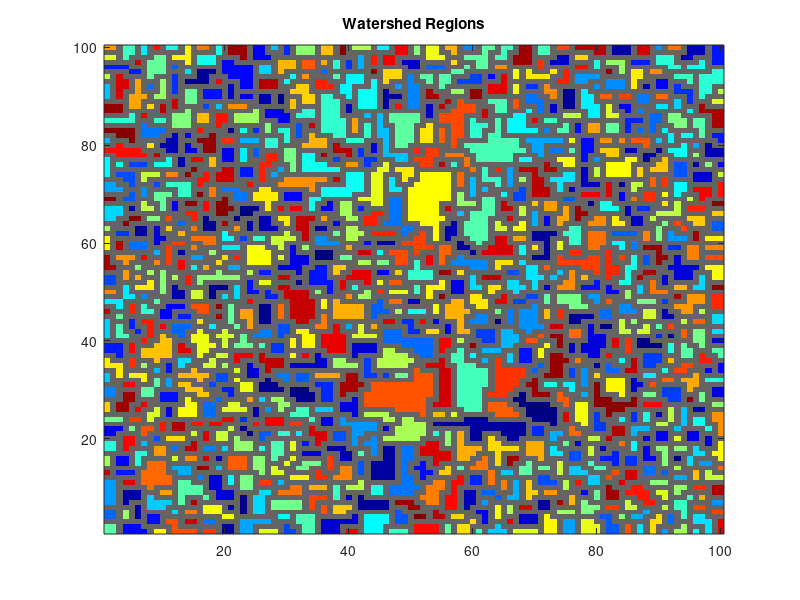

The MATLAB script that drew this image:
function Ldata = runWatershed(data, conn, bl_thresh, f_verb, verb_pref, f_disp)
% determines peak regions using matlab watershed function.
%
% INPUTS:
%   data   -- 2D matrix of image data. defaults to peaks(100).
%   conn   -- pixel connection to be used by watershed. default 8. 
%   bl_thresh  -- power threshold used to cut off low power data to speed
%                 up computation. Default = [];
%   f_verb -- flag indicator whether to output text statements of progress.
%             0 - no output. 1 - output current function level.
%             defaults to 0. 
%   verb_pref -- prefix string for verbose output. defaults to ''.
%   f_disp -- flag indicator whether to plot. 
%             defaults to false, unless using default data.
% OUTPUTS:
%   Ldata: labeled region data
%
%   Copyright 2022 Prerau Lab - http://www.sleepEEG.org
%   This work is licensed under a Creative Commons Attribution-NonCommercial-ShareAlike 4.0 International License.
%   (http://creativecommons.org/licenses/by-nc-sa/4.0/)
%      
%   Please provide the following citation for all use:
%       Patrick A Stokes, Preetish Rath, Thomas Possidente, Mingjian He, Shaun Purcell, Dara S Manoach, 
%       Robert Stickgold, Michael J Prerau, Transient Oscillation Dynamics During Sleep Provide a Robust Basis 
%       for Electroencephalographic Phenotyping and Biomarker Identification, 
%       Sleep, 2022;, zsac223, https://doi.org/10.1093/sleep/zsac223
%
%**********************************************************************

%*************************
% Handle variable inputs *
%*************************
if nargin<6
    f_disp = [];
end
if nargin<5
    verb_pref = [];
end
if nargin<4
    f_verb = [];
end
if nargin<3
    bl_thresh = [];
end
if nargin<2
    conn = [];
end
if nargin<1   
    data = [];
end

%************************
% Set default arguments *
%************************
if isempty(f_disp)
    f_disp = false;
end
if isempty(verb_pref)
    verb_pref = '';
end

if isempty(f_verb)
    f_verb = 0;
end
if isempty(conn)
    conn = 8;
end
if isempty(data)
    N = 100;
    data = abs(peaks(N))+randn(N)*.5; % peaks(100); % 
    f_verb = 1;
    f_disp = 1;
end

%****************
% Run watershed *
%****************
if f_verb > 0
    disp([verb_pref 'Running watershed...']);
end


% Run watershed
if isempty(bl_thresh)
    % Run watershed
    Ldata = watershed(-data , conn);
else %EXPERIMENTAL: Threshold the data prior to running
    % set value used to mark regions labels where data should be excluded
    exclusion_val = intmax('uint16');
    
    % Set data below threshold to some high number (flintmax)
    below_thresh_inds = data < bl_thresh';
    data(below_thresh_inds) = flintmax;
    
    % Run watershed
    Ldata = watershed(-data , conn);
    
    % If region contains flintmax, set the region's label to exclusion_val
    for ii = 1:max(Ldata,[],'all','omitnan')
        region_inds = Ldata == ii;
        data_val = max(data(region_inds));
        if data_val == flintmax
            Ldata(region_inds) = exclusion_val;
        end
    end
end

if f_disp
    RGB2 = label2rgb(Ldata, 'jet', 'c', 'shuffle');
    R = squeeze(RGB2(:,:,1));
    G = squeeze(RGB2(:,:,2));
    B = squeeze(RGB2(:,:,3));
    R(~Ldata) = 100;
    G(~Ldata) = 100;
    B(~Ldata) = 100;
    RGB2 = cat(3,R,G,B);
    fh = figure('units','normalized','position',[0.7674    0.3978    0.4007    0.4811]);
    ax = axes(fh);
    imagesc(ax,RGB2);
    axis(ax,'xy');
    title(ax,'Watershed Regions');
end

%*******************************************************
% Label border pixels and determine region adjacencies *
%*******************************************************
if f_verb > 0
    disp([verb_pref 'Labeling watershed borders...']);
end

end


